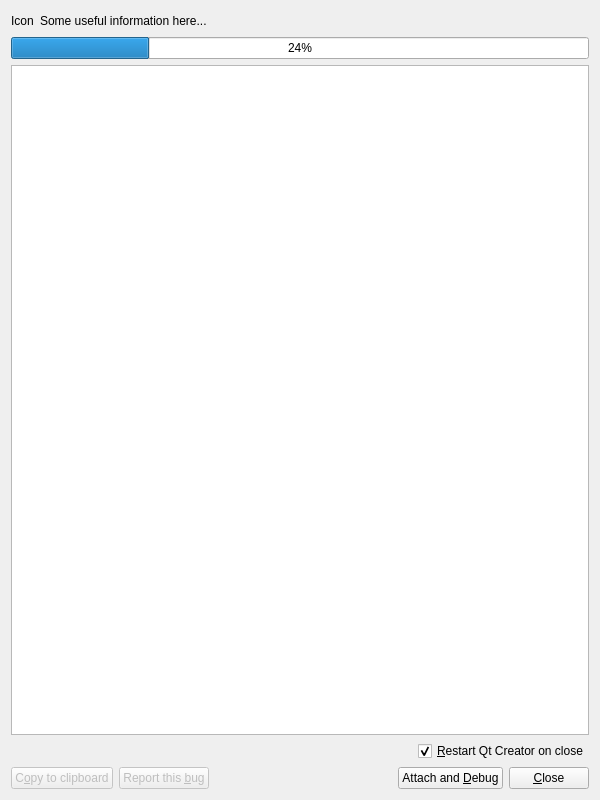
<?xml version="1.0" encoding="UTF-8"?>
<ui version="4.0">
 <class>CrashHandlerDialog</class>
 <widget class="QDialog" name="CrashHandlerDialog">
  <property name="geometry">
   <rect>
    <x>0</x>
    <y>0</y>
    <width>600</width>
    <height>800</height>
   </rect>
  </property>
  <property name="minimumSize">
   <size>
    <width>500</width>
    <height>300</height>
   </size>
  </property>
  <property name="windowTitle">
   <string>Dialog</string>
  </property>
  <layout class="QVBoxLayout" name="verticalLayout">
   <item>
    <layout class="QHBoxLayout" name="horizontalLayout_2">
     <property name="sizeConstraint">
      <enum>QLayout::SetDefaultConstraint</enum>
     </property>
     <item>
      <widget class="QLabel" name="iconLabel">
       <property name="text">
        <string>Icon</string>
       </property>
      </widget>
     </item>
     <item>
      <widget class="QLabel" name="introLabel">
       <property name="text">
        <string>Some useful information here...</string>
       </property>
       <property name="textInteractionFlags">
        <set>Qt::LinksAccessibleByMouse|Qt::TextSelectableByMouse</set>
       </property>
      </widget>
     </item>
     <item>
      <spacer name="horizontalSpacer_2">
       <property name="orientation">
        <enum>Qt::Horizontal</enum>
       </property>
       <property name="sizeHint" stdset="0">
        <size>
         <width>40</width>
         <height>20</height>
        </size>
       </property>
      </spacer>
     </item>
    </layout>
   </item>
   <item>
    <widget class="QProgressBar" name="progressBar">
     <property name="value">
      <number>24</number>
     </property>
    </widget>
   </item>
   <item>
    <widget class="QTextEdit" name="debugInfoEdit"/>
   </item>
   <item alignment="Qt::AlignRight">
    <widget class="QCheckBox" name="restartAppCheckBox">
     <property name="text">
      <string>&amp;Restart Qt Creator on close</string>
     </property>
     <property name="checked">
      <bool>true</bool>
     </property>
    </widget>
   </item>
   <item>
    <layout class="QHBoxLayout" name="horizontalLayout">
     <item>
      <widget class="QPushButton" name="copyToClipBoardButton">
       <property name="enabled">
        <bool>false</bool>
       </property>
       <property name="toolTip">
        <string>Copy the whole contents to clipboard.</string>
       </property>
       <property name="text">
        <string>C&amp;opy to clipboard</string>
       </property>
      </widget>
     </item>
     <item>
      <widget class="QPushButton" name="reportBugButton">
       <property name="enabled">
        <bool>false</bool>
       </property>
       <property name="toolTip">
        <string>Open the bug tracker web site.</string>
       </property>
       <property name="text">
        <string>Report this &amp;bug</string>
       </property>
      </widget>
     </item>
     <item>
      <spacer name="horizontalSpacer">
       <property name="orientation">
        <enum>Qt::Horizontal</enum>
       </property>
       <property name="sizeHint" stdset="0">
        <size>
         <width>40</width>
         <height>20</height>
        </size>
       </property>
      </spacer>
     </item>
     <item>
      <widget class="QPushButton" name="debugAppButton">
       <property name="enabled">
        <bool>true</bool>
       </property>
       <property name="toolTip">
        <string>Debug the application with a new instance of Qt Creator. During debugging the crash handler will be hidden.</string>
       </property>
       <property name="text">
        <string>Attach and &amp;Debug</string>
       </property>
      </widget>
     </item>
     <item>
      <widget class="QPushButton" name="closeButton">
       <property name="toolTip">
        <string>Quit the handler and the crashed application.</string>
       </property>
       <property name="text">
        <string>&amp;Close</string>
       </property>
      </widget>
     </item>
    </layout>
   </item>
  </layout>
 </widget>
 <resources/>
 <connections/>
</ui>
